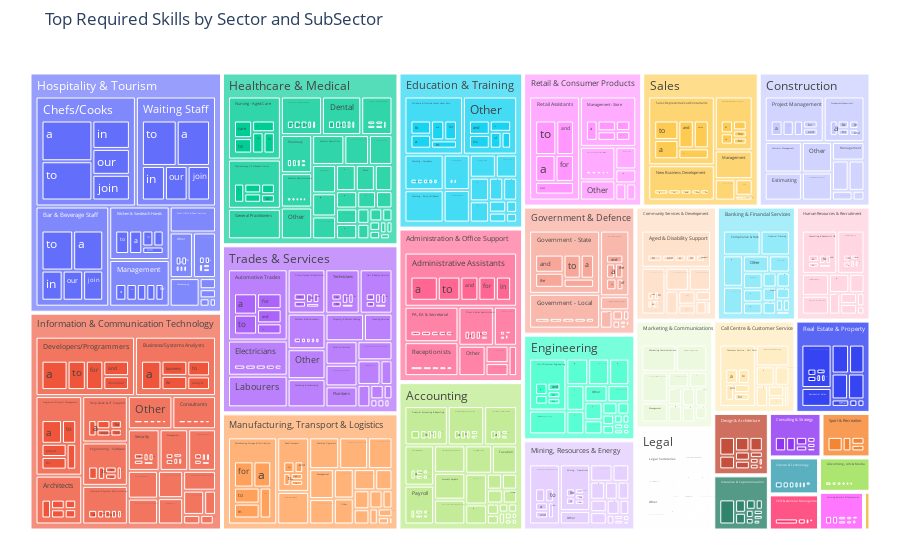

The code cell stored with this chart in its notebook:
### Code cell
import plotly.express as px
from collections import Counter

records = []

grouped = df[['Classification', 'SubClassification', 'Requirement']].dropna().groupby(['Classification', 'SubClassification'])

for (sector, subsector), group in grouped:
    text = " ".join(group['Requirement'].astype(str).values).lower()
    word_counts = Counter(text.split())
    for word, count in word_counts.most_common(5):
        records.append({
            'Sector': sector,
            'SubSector': subsector,
            'Skill': word,
            'Count': count
        })
skill_df = pd.DataFrame(records)

fig = px.treemap(skill_df,
                 path=['Sector', 'SubSector', 'Skill'],
                 values='Count',
                 title='Top Required Skills by Sector and SubSector')
fig.update_layout(margin=dict(t=50, l=25, r=25, b=25))
fig.show()

### Figure 1 — Plotly figure (JSON) as saved in the notebook; plotly's stock layout.template omitted (floating-point values rounded to 4 significant figures; data arrays with more than 128 entries replaced by an {"elided": "..."} marker saying what was removed)
{"data": [{"branchvalues": "total", "domain": {"x": [0, 1], "y": [0, 1]}, "hovertemplate": "labels=%{label}<br>Count=%{value}<br>parent=%{parent}<br>id=%{id}<extra></extra>", "ids": {"elided": "2406 str values"}, "labels": {"elided": "2406 str values"}, "name": "", "parents": {"elided": "2406 str values"}, "type": "treemap", "values": {"elided": "2406 int values"}}], "layout": {"autosize": true, "legend": {"tracegroupgap": 0}, "margin": {"b": 25, "l": 25, "r": 25, "t": 50}, "title": {"text": "Top Required Skills by Sector and SubSector"}}}
